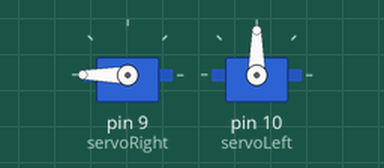
The sketch below on a simulated Arduino Uno, built with avr-gcc and run on an emulated ATmega328P. Shown: 2 × servo.

Above: at 0.05 s.
At 14.3 s:
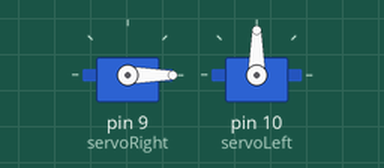
Timing chart, 0 to 18.7 s (numbered marks = the images above):
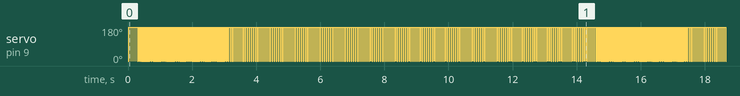

The sketch:

ServoTest.ino
```cpp
#include <Servo.h>

Servo servoRight; Servo servoLeft;

void setup()
{
  servoRight.attach(9); servoLeft.attach(10);
}

void loop()
{

  servoRight.write(0);  // Fwd servoLeft.write(180); delay(2000);

  servoRight.write(180); // Rev servoLeft.write(0); delay(2000);

  servoRight.write(180); // Right servoLeft.write(180); delay(2000);

  servoRight.write(0);  // Left servoLeft.write(0); delay(2000);
}
```

Measured:
- by itself, servo on pin 9 (servoRight): repeats every 14.4 s: 94 × (0° 0.02 s, 180° 0.01 s), 192 × (0° 0.02 s, 180° 0.04 s)
